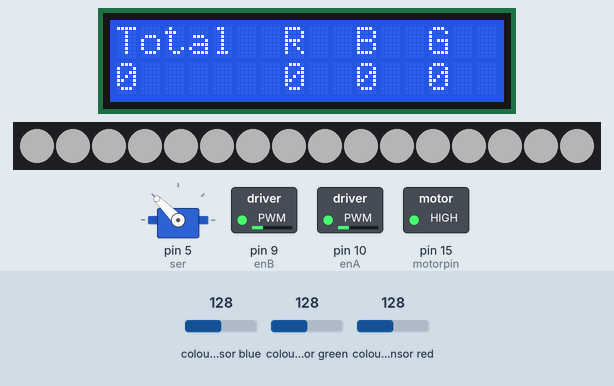
Simulated run of this sketch. Board: Arduino Uno, built with avr-gcc and run on an emulated ATmega328P. Shown: servo, 16×2 character LCD, 16 RGB LEDs in strip order, left to right, switched loads named in the sketch (green lamp = pin HIGH). Wiring (inferred from the names in the program): TCS3200 colour sensor: output pin 8; S2 pin 6; S3 pin 7; S0 pin 3; S1 pin 4. The inputs (shaded band) are chosen by the test bench; at power-on: colour sensor blue 128, colour sensor green 128, colour sensor red 128. Dim RGB values are drawn brighter than linear; pins used as bus, display or sensor lines are not drawn; what the sketch prints to the serial monitor is not drawn.

Above: at 1.2 s.
1.3 s: colour sensor blue set to 70
At 2.6 s:
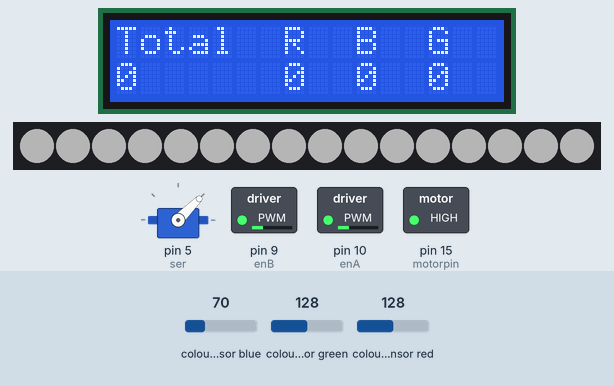
3.7 s: colour sensor blue set to 63
At 6.2 s:
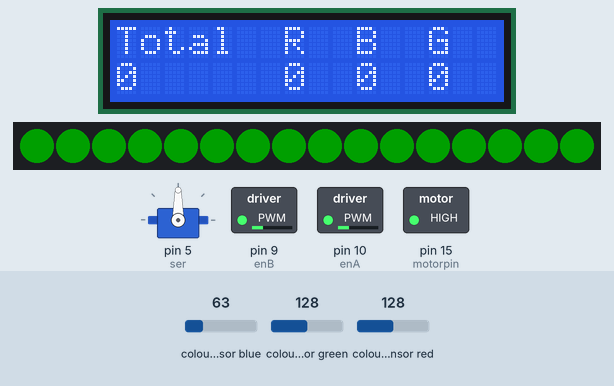
6.7 s: colour sensor green set to 66
9.3 s: colour sensor green set to 58
At 11.1 s:
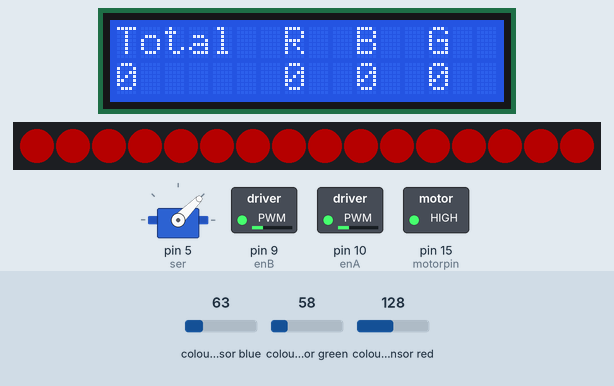
12.2 s: colour sensor red set to 121
14.5 s: colour sensor red set to 115
At 15.96 s:
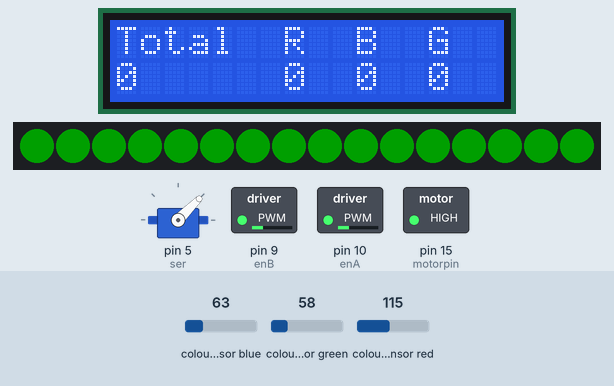
Timing chart, 0 to 17.5 s (numbered marks = the images above; inputs shaded):
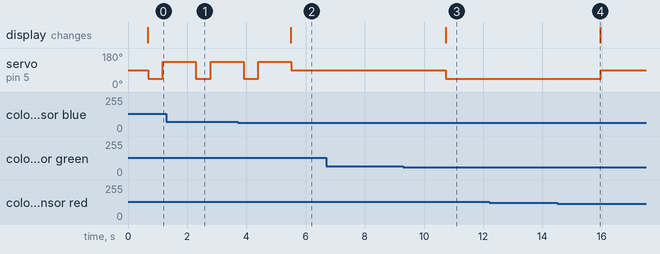

Measured:
- the behaviour switches between 67 and 66 on colour sensor blue (found by bisection; images 1 and 2)
- the behaviour switches between 63 and 62 on colour sensor green (found by bisection; images 2 and 3)
- the behaviour switches between 118 and 117 on colour sensor red (found by bisection; images 3 and 4)
- after the input at 6.7 s, every drawn part: stays the same
- after the input at 9.3 s, servo on pin 5 (ser): 90° → 45° after 1.4 s
- after the input at 12.2 s, every drawn part: stays the same
- after the input at 14.5 s, servo on pin 5 (ser): 45° → 90° after 1.5 s

The sketch:

Color_Matching_belt.ino
```cpp
#include <FastLED.h>
#include <Servo.h>
#include <LiquidCrystal.h>

//Define color sensor pins
#define S0 3
#define S1 4
#define S2 6
#define S3 7
#define sensorOut 8

//Define Led Strip pins
#define DATA_PIN    2
#define NUM_LEDS    16
#define BRIGHTNESS  64
#define LED_TYPE    WS2812B
#define COLOR_ORDER GRB
// Define the array of leds
CRGB leds[NUM_LEDS];
#define UPDATES_PER_SECOND 100

// Calibration Values
int redMin = 47; // Red minimum value
int redMax = 127; // Red maximum value
int greenMin = 77; // Green minimum value
int greenMax = 154; // Green maximum value
int blueMin = 52; // Blue minimum value
int blueMax = 156; // Blue maximum value

// Variables for final Color values
int redValue;
int greenValue;
int blueValue;

//motor initialize
int motorpin = 15;
int enA = 10;
int enB = 9;

//Servo
int ser=5;
Servo servo_motor;

//LCD
LiquidCrystal lcd(12, 11, 13, 14, 16, 17);

//Random Variables
int sumr = 0;
int sumg = 0;
int sumb = 0;
int sum = 0;
int tempr = 0;
int tempg = 0;
int tempb = 0;

void setup() {
  //Colour Sensor Setup
  // Set S0 - S3 as outputs
  pinMode(S0, OUTPUT);
  pinMode(S1, OUTPUT);
  pinMode(S2, OUTPUT);
  pinMode(S3, OUTPUT);
  // Set Sensor output as input
  pinMode(sensorOut, INPUT);
  // Set Frequency scaling to 20%
  digitalWrite(S0,HIGH);
  digitalWrite(S1,LOW);

  //Led setup
  FastLED.addLeds<LED_TYPE, DATA_PIN, COLOR_ORDER>(leds, NUM_LEDS);
  FastLED.setBrightness(BRIGHTNESS);

  //Motor Setup
  pinMode(enA, OUTPUT);
  pinMode(enB, OUTPUT);
  pinMode(motorpin, OUTPUT);
  //Start Belt
  digitalWrite(motorpin, HIGH);
  analogWrite(enA,70);
  analogWrite(enB,70);

  //Servo Setup
  int ser=5;
  servo_motor.attach(ser);
  servo_motor.write(90);

  //LCD Setup
  lcd.begin(16, 2);
  lcd.print("Total  R  B  G");
  lcd.setCursor(0,1);
  lcd.print("0      0  0  0");

  // Setup Serial Monitor
  Serial.begin(9600);

}

void loop() {

  // Read Red value
  redValue = getRedPW();
  delay(200);

  // Read Green value
  greenValue = getGreenPW();
  delay(200);

  // Read Blue value
  blueValue = getBluePW();
  delay(200);

  // Print output to Serial Monitor
  Serial.print("Red = ");
  Serial.print(redValue);
  Serial.print(" - Green = ");
  Serial.print(greenValue);
  Serial.print(" - Blue = ");
  Serial.println(blueValue);

  if (greenValue > 220 && redValue > 220 && blueValue > 220)
  {
    //White
    LedColor(4);
    servo_motor.write(45);
    delay(500);
    servo_motor.write(135);
    delay(500);
  }
  else if (blueValue > greenValue && blueValue > redValue && blueValue > 130)
  {
    //Blue
    LedColor(3);
    servo_motor.write(135);
    delay(2000);
    tempb += 1;
  }
  else if (greenValue > blueValue && greenValue > redValue && greenValue > 200)
  {
    //Green
    LedColor(2);
    servo_motor.write(90);
    delay(2000);
    tempg += 1;
  }
  else if (redValue > blueValue && redValue > greenValue && redValue > 200)
  {
    //Red
    LedColor(1);
    servo_motor.write(45);
    delay(2000);
    tempr += 1;
  }
  else if (greenValue <= 230 && redValue <=230 && blueValue <= 230)
  {
    //Black
    LedColor(0);
    servo_motor.write(90);
    delay(100);

    if (tempb >= 1)
    {
      sumb += 1;
      lcd.setCursor(10,1);
      lcd.print(sumb);
    }
    else if (tempg >= 1)
    {
      sumg += 1;
      lcd.setCursor(13,1);
      lcd.print(sumg);
    }
    else if (tempr >= 1)
    {
      sumr += 1;
      lcd.setCursor(7,1);
      lcd.print(sumr);
    }
    tempb = tempg = tempr = 0;

    sum = sumr + sumb + sumg;
    lcd.setCursor(0,1);
    lcd.print(sum);
  }

}

//Function to give colour to Leds
int LedColor(int c){
  if (c == 0){
    fill_solid( &(leds[0]), 16, CRGB::Black);
  }
  else if (c == 1){
    fill_solid( &(leds[0]), 16, CRGB::Red );
  }
  else if (c == 2){
    fill_solid( &(leds[0]), 16, CRGB::Green );
  }
  else if (c == 3){
    fill_solid( &(leds[0]), 16, CRGB::Blue );
  }
  else if (c == 4){
    fill_solid( &(leds[0]), 16, CRGB::White );
  }
  FastLED.show();
  delay(10);
}

// Function to read Red Pulse Widths
int getRedPW() {
  // Set sensor to read Red only
  digitalWrite(S2,LOW);
  digitalWrite(S3,LOW);
  // Define integers to represent Pulse Width
  int PW,mPW;
  // Read the output Pulse Width
  PW = pulseIn(sensorOut, LOW);
  //Map the Pulse width
  mPW = map(PW, redMin,redMax,255,0);
  // Return the value
  return mPW;
}

// Function to read Green Pulse Widths
int getGreenPW() {
  // Set sensor to read Green only
  digitalWrite(S2,HIGH);
  digitalWrite(S3,HIGH);
  // Define integers to represent Pulse Width
  int PW,mPW;
  // Read the output Pulse Width
  PW = pulseIn(sensorOut, LOW);
  //Map the Pulse width
  mPW = map(PW, greenMin,greenMax,255,0);
  // Return the value
  return mPW;
}

// Function to read Blue Pulse Widths
int getBluePW() {
  // Set sensor to read Blue only
  digitalWrite(S2,LOW);
  digitalWrite(S3,HIGH);
  // Define integers to represent Pulse Width
  int PW,mPW;
  // Read the output Pulse Width
  PW = pulseIn(sensorOut, LOW);
  //Map the Pulse width
  mPW = map(PW, blueMin,blueMax,255,0);
  // Return the value
  return mPW;
}
```
